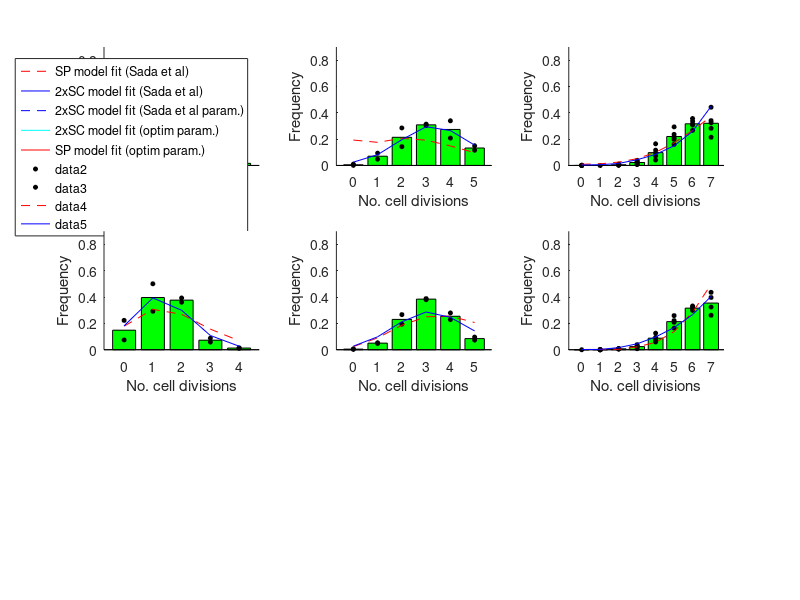

Reproduce this figure in MATLAB. (Note: this script raises an error after producing the figure.)
%% SCRIPT USED FOR tcc PARAMETER INFERENCE AND FOR SP MODEL GOODNESS-OF-FIT ON DISTRIBUTIONS OF CELL DIVISIONS FROM SADA ET AL (2016):
% The average division rate is calculated and an Approximated Bayesian
% Computation (ABC) algorithm can be run to infer the distribution of
% individual progenitor tcc that best suits the experimental H2BGFP-
% deconvoluted histograms of the No. of division rounds shown for basal
% and suprabasal spinous-layer cells by Sada et al (2016).

%% SELECTION OF GENERAL SETTINGS:
runABC = 0; % ( 1=runs ABC algorithm to compute likeliest SP cell-cycle period distributions and differentiated-cell waiting times for stratification matching cell division profiles across compartments | 0=skips ABC calculations and loads already preset optimal cell-cycle period distributions and waiting times referred to in the text )
set_TolThres = 1; % ( 1=Run a test to set an adequate ABC tolerance threshold for a given acceptance rate | 0=Use preset adequate tolerance threshold levels )
solver_2xSC_CellProlif = 'ODE'; % ('ODE'=No. of division rounds for 2xSC model solved through numerical integration (ODEs) | 'MonteCarlo'=estimates based on Monte-Carlo simulations starting from basal proliferative cells (adequate after the 3-days time point))

%% LOAD H2BGFP-DECONVOLUTED DATA ON FREQUENCIES OF BASAL AND SPINOUS CELL DIVISION NUMBER AT DIFFERENT TIMES FROM Sada et al (2016):
load ./Datasets/H2BGFPdil_Back_Sada2016_dataset.mat

%% PLOT REPORTED HISTOGRAMS OF No. OF CELL DIVISION ROUNDS:
figure(1)
% preset parameters (as in the original paper):
xtickpos{1,1} = 1:5; xtickpos{1,2} = 1:6; xtickpos{1,3} = 1:8;
xlabelType{1,1} = {'0','1','2','3','4'}; xlabelType{1,2} = {'0','1','2','3','4','5'}; xlabelType{1,3} = {'0','1','2','3','4','5','6','7'};
FreqDiv_BL_mean = {}; FreqDiv_SL_mean = {};
rtime = ntime;

% sketch colors (just for legend-display purposes):
ColPalette = 'rbbcr'; StylePalette = {'--','-','--','-','-'};
subplot(3,3,1); hold on; for palb = 1:5; plot([0 0],[0 0],'Color',ColPalette(palb),'LineStyle',StylePalette{1,palb}); end
legend('SP model fit (Sada et al)','2xSC model fit (Sada et al)','2xSC model fit (Sada et al param.)','2xSC model fit (optim param.)','SP model fit (optim param.)')

for aja = 1:length(ntime) %different time points
    
    % BL
    subplot(3,3,3+aja)
    hold on
    FreqDiv_BL_all = [];
    for aje = 1:nmice_BL(aja)
        FreqDiv_BL_all(xtickpos{1,aja},aje) = FreqDiv_BL{aje,aja};
    end
    FreqDiv_BL_mean{1,aja} = mean(FreqDiv_BL_all,2);
    bar(FreqDiv_BL_mean{1,aja},'FaceColor','g'); ylim([0 0.9])
    for aje = 1:nmice_BL(aja)
        plot(xtickpos{1,aja},FreqDiv_BL{aje,aja},'ko','MarkerFaceColor','k','MarkerSize',3)
    end
    xlim([xtickpos{1,aja}(1)-0.7 xtickpos{1,aja}(end)+0.7]); set(gca,'XTick',xtickpos{1,aja}); set(gca,'XTickLabel',xlabelType{1,aja});
    xlabel('No. cell divisions'); ylabel('Frequency')
    
    % SL
    subplot(3,3,aja)
    hold on
    FreqDiv_SL_all = [];
    for aje = 1:nmice_SL(aja)
        FreqDiv_SL_all(xtickpos{1,aja},aje) = FreqDiv_SL{aje,aja};
    end
    FreqDiv_SL_mean{1,aja} = mean(FreqDiv_SL_all,2);
    bar(FreqDiv_SL_mean{1,aja},'FaceColor','g'); ylim([0 0.9])
    for aje = 1:nmice_SL(aja)
        plot(xtickpos{1,aja},FreqDiv_SL{aje,aja},'ko','MarkerFaceColor','k','MarkerSize',3)
    end
    xlim([xtickpos{1,aja}(1)-0.7 xtickpos{1,aja}(end)+0.7]); set(gca,'XTick',xtickpos{1,aja}); set(gca,'XTickLabel',xlabelType{1,aja});
    xlabel('No. cell divisions'); ylabel('Frequency')
    
end

%% PLOT SADA ET AL (2016) SP MODEL AND 2xSC MODEL FITS AS DISPLAYED IN THE ORIGINAL PUBLICATION:
for aja = 1:length(ntime) % different time points
    
    % BL
    subplot(3,3,3+aja)
    hold on
    plot(FreqDiv_BL_SPmodel{1,aja},'r','LineStyle','--'); % original SP
    plot(FreqDiv_BL_2xSCmodel{1,aja},'b'); % original 2xSC
    
    % SL
    subplot(3,3,aja)
    hold on
    plot(FreqDiv_SL_SPmodel{1,aja},'r','LineStyle','--'); % original SP
    plot(FreqDiv_SL_2xSCmodel{1,aja},'b'); % original 2xSC

end

%% PLOT ACTUAL 2xSC MODEL FIT CORRESPONDING TO THE PARAMETERS GIVEN IN SADA ET AL (2016):

% load 2xSC model parameters (semi-coupled version):
[ParamVal] = SelectModelParamVal('Original/Ad-hoc',5);

if strcmpi('MonteCarlo',solver_2xSC_CellProlif) % Solver based on Monte-Carlo simulations: (approximate; adequate for long-term)
    
    % run simulations of basal cell proliferation according to model parameters:
    indiv = 100000; % number of basal cells to simulate (allow aprox. ~2min calculation per model run)
    [nx_basal,nx_total,ntime,X,Tini,Tend,AllNoDiv] = MonteCarloSimulator_2xSC_TotalCloneDynamics_CellProlif(rtime,ParamVal.labelS1frac,ParamVal.lambdaS1,ParamVal.lambdaS2,ParamVal.uS1,ParamVal.gammaS1,ParamVal.gammaS2,ParamVal.mu,indiv,ParamVal.tlagDivS1,ParamVal.GamShapeDivS1,ParamVal.tlagStrS1,ParamVal.GamShapeStrS1,ParamVal.tlagDivS2,ParamVal.GamShapeDivS2,ParamVal.tlagStrS2,ParamVal.GamShapeStrS2,ParamVal.tlagShed,ParamVal.GamShapeShed);

    % retrieve No. of division rounds in basal and suprabasal cells:
    NoDiv_BL = {}; NoDiv_SL = {};
    for aja = 1:length(ntime)
        NoDiv_BL_mytime = []; NoDiv_SL_mytime = [];
        for lep = 1:size(X,2)
            try
                myTargetCells_BL = find( (Tini{1,lep} <= rtime(1,aja)) & (rtime(1,aja) < Tend{1,lep}) & X{1,lep}(:,3)==0 ); % basal cells
                myTargetCells_SL = find( (Tini{1,lep} <= rtime(1,aja)) & (rtime(1,aja) < Tend{1,lep}) & X{1,lep}(:,3)==1 ); % suprabasal (spinous) cells
                mySubsetDiv_BL = AllNoDiv{1,lep}(myTargetCells_BL,1);
                mySubsetDiv_SL = AllNoDiv{1,lep}(myTargetCells_SL,1);
                NoDiv_BL_mytime = [NoDiv_BL_mytime; mySubsetDiv_BL];
                NoDiv_SL_mytime = [NoDiv_SL_mytime; mySubsetDiv_SL];
            end
        end
        NoDiv_BL{1,aja} = NoDiv_BL_mytime;
        NoDiv_SL{1,aja} = NoDiv_SL_mytime;
    end

    % plot frequency in the No. of division rounds:
    for buc = 1:length(rtime) % different time points

        % BL
        subplot(3,3,3+buc)
        hold on
        % actual division values are translated into freqs (FreqDiv_2xSCmodel) to be compared against experimental freqs (FreqDiv_experim)
        myspan = [xtickpos{1,buc}-1 xtickpos{1,buc}(end)];
        [counts,centres] = hist(NoDiv_BL{1,buc},myspan);
        FreqDiv_BL_2xSCmodel_v2{1,buc} = counts(1:end-1) ./ sum(counts(1:end-1));
        plot(FreqDiv_BL_2xSCmodel_v2{1,buc},'b','LineStyle','--');

        % SL
        subplot(3,3,buc)
        hold on
        % actual division values are translated into freqs (FreqDiv_2xSCmodel) to be compared against experimental freqs (FreqDiv_experim)
        myspan = [xtickpos{1,buc}-1 xtickpos{1,buc}(end)];
        [counts,centres] = hist(NoDiv_SL{1,buc},myspan);
        FreqDiv_SL_2xSCmodel_v2{1,buc} = counts(1:end-1) ./ sum(counts(1:end-1));
        plot(FreqDiv_SL_2xSCmodel_v2{1,buc},'b','LineStyle','--');

    end
    
elseif strcmpi('ODE',solver_2xSC_CellProlif) % Solver based on numerical integration of ODEs: (exact)
    
    % set initial population fractions (No. of divisions) in homeostasis:
    x0_div = zeros(45,1);
    x0_div(1) = 1; %densS1a_div0(t0) = 1 (arbitrary)
    x0_div(10) = x0_div(1); %densS1b_div0(t0) (ratio given at homeostasis)
    x0_div(19) = (1-ParamVal.labelS1frac)/ParamVal.labelS1frac * (x0_div(1)+x0_div(10)); %densS2_div0(t0) (ratio given at homeostasis)
    x0_div(28) = (2*ParamVal.lambdaS1*x0_div(10) + 0.5*ParamVal.gammaS2*x0_div(19)) / (2*ParamVal.mu); %densSLa_div0(t0) (ratio given at homeostasis)
    x0_div(37) = x0_div(28); %densSLb_div0(t0) (ratio given at homeostasis)

    % numerical integration (ODEs) to get No. of division rounds in basal and suprabasal cells:
    myTimeSpan = [0:0.01:6]; %weeks
    ode=@(t,x) ODEs_2xSC_CellProlif_GAMtcc(t,x,ParamVal.lambdaS1,ParamVal.lambdaS2,ParamVal.gammaS2,ParamVal.mu);
    [t,NoDiv]=ode45(ode,myTimeSpan,x0_div);
    
    % plot frequency in the No. of division rounds:
    for buc = 1:length(rtime) % different time points
        
        loc2plot = find(myTimeSpan>rtime(buc),1);

        % BL ( S1a basal + S1b basal + S2 basal )
        subplot(3,3,3+buc)
        hold on
        plot( (NoDiv(loc2plot,xtickpos{1,buc})+NoDiv(loc2plot,xtickpos{1,buc}+9)+NoDiv(loc2plot,xtickpos{1,buc}+18)) ./ sum(NoDiv(loc2plot,xtickpos{1,buc})+NoDiv(loc2plot,xtickpos{1,buc}+9)+NoDiv(loc2plot,xtickpos{1,buc}+18)), 'b', 'LineStyle','--')

        % SL ( SLa spinous + SLb spinous )
        subplot(3,3,buc)
        hold on
        plot( (NoDiv(loc2plot,xtickpos{1,buc}+27)+NoDiv(loc2plot,xtickpos{1,buc}+36)) ./ sum(NoDiv(loc2plot,xtickpos{1,buc}+27)+NoDiv(loc2plot,xtickpos{1,buc}+36)), 'b', 'LineStyle','--')

    end

end

%% PLOT 2xSC MODEL FIT CORRESPONDING TO THE PARAMETERS GIVEN IN SADA ET AL (2016) BUT WITH lambdaS2 TWICE AS LARGE:
% (these parameter conditions should reproduce the 2xSC model fits shown by Sada et al in their original publication)

% load 2xSC model parameters (semi-coupled version):
[ParamVal] = SelectModelParamVal('Original/Ad-hoc',6);

if strcmpi('MonteCarlo',solver_2xSC_CellProlif) % Solver based on Monte-Carlo simulations: (approximate; adequate for long-term)

    % run simulations of basal cell proliferation according to that model:
    indiv = 100000; % number of basal cells to simulate (allow aprox. ~2min calculation per model run)
    [nx_basal,nx_total,ntime,X,Tini,Tend,AllNoDiv] = MonteCarloSimulator_2xSC_TotalCloneDynamics_CellProlif(rtime,ParamVal.labelS1frac,ParamVal.lambdaS1,ParamVal.lambdaS2,ParamVal.uS1,ParamVal.gammaS1,ParamVal.gammaS2,ParamVal.mu,indiv,ParamVal.tlagDivS1,ParamVal.GamShapeDivS1,ParamVal.tlagStrS1,ParamVal.GamShapeStrS1,ParamVal.tlagDivS2,ParamVal.GamShapeDivS2,ParamVal.tlagStrS2,ParamVal.GamShapeStrS2,ParamVal.tlagShed,ParamVal.GamShapeShed);

    % retrieve No. of division rounds in basal and suprabasal cells:
    NoDiv_BL = {}; NoDiv_SL = {};
    for aja = 1:length(ntime)
        NoDiv_BL_mytime = []; NoDiv_SL_mytime = [];
        for lep = 1:size(X,2)
            try
                myTargetCells_BL = find( (Tini{1,lep} <= rtime(1,aja)) & (rtime(1,aja) < Tend{1,lep}) & X{1,lep}(:,3)==0 ); % basal cells
                myTargetCells_SL = find( (Tini{1,lep} <= rtime(1,aja)) & (rtime(1,aja) < Tend{1,lep}) & X{1,lep}(:,3)==1 ); % suprabasal (spinous) cells
                mySubsetDiv_BL = AllNoDiv{1,lep}(myTargetCells_BL,1);
                mySubsetDiv_SL = AllNoDiv{1,lep}(myTargetCells_SL,1);
                NoDiv_BL_mytime = [NoDiv_BL_mytime; mySubsetDiv_BL];
                NoDiv_SL_mytime = [NoDiv_SL_mytime; mySubsetDiv_SL];
            end
        end
        NoDiv_BL{1,aja} = NoDiv_BL_mytime;
        NoDiv_SL{1,aja} = NoDiv_SL_mytime;
    end

    % plot frequency in the No. of division rounds:
    for buc = 1:length(rtime) % different time points

        % BL
        subplot(3,3,3+buc)
        hold on
        % actual division values are translated into freqs (FreqDiv_2xSCmodel) to be compared against experimental freqs (FreqDiv_experim)
        myspan = [xtickpos{1,buc}-1 xtickpos{1,buc}(end)];
        [counts,centres] = hist(NoDiv_BL{1,buc},myspan);
        FreqDiv_BL_2xSCmodel_v3{1,buc} = counts(1:end-1) ./ sum(counts(1:end-1));
        plot(FreqDiv_BL_2xSCmodel_v3{1,buc},'c');

        % SL
        subplot(3,3,buc)
        hold on
        % actual division values are translated into freqs (FreqDiv_2xSCmodel) to be compared against experimental freqs (FreqDiv_experim)
        myspan = [xtickpos{1,buc}-1 xtickpos{1,buc}(end)];
        [counts,centres] = hist(NoDiv_SL{1,buc},myspan);
        FreqDiv_SL_2xSCmodel_v3{1,buc} = counts(1:end-1) ./ sum(counts(1:end-1));
        plot(FreqDiv_SL_2xSCmodel_v3{1,buc},'c');

    end
    
elseif strcmpi('ODE',solver_2xSC_CellProlif) % Solver based on numerical integration of ODEs: (exact)

    % set initial population fractions (No. of divisions) in homeostasis:
    x0_div = zeros(45,1);
    x0_div(1) = 1; %densS1a_div0(t0) = 1 (arbitrary)
    x0_div(10) = x0_div(1); %densS1b_div0(t0) (ratio given at homeostasis)
    x0_div(19) = (1-ParamVal.labelS1frac)/ParamVal.labelS1frac * (x0_div(1)+x0_div(10)); %densS2_div0(t0) (ratio given at homeostasis)
    x0_div(28) = (2*ParamVal.lambdaS1*x0_div(10) + 0.5*ParamVal.gammaS2*x0_div(19)) / (2*ParamVal.mu); %densSLa_div0(t0) (ratio given at homeostasis)
    x0_div(37) = x0_div(28); %densSLb_div0(t0) (ratio given at homeostasis)

    % numerical integration (ODEs) to get No. of division rounds in basal and suprabasal cells:
    myTimeSpan = [0:0.01:6]; %weeks
    ode=@(t,x) ODEs_2xSC_CellProlif_GAMtcc(t,x,ParamVal.lambdaS1,ParamVal.lambdaS2,ParamVal.gammaS2,ParamVal.mu);
    [t,NoDiv]=ode45(ode,myTimeSpan,x0_div);
    
    % plot frequency in the No. of division rounds:
    for buc = 1:length(rtime) % different time points
        
        loc2plot = find(myTimeSpan>rtime(buc),1);

        % BL ( S1a basal + S1b basal + S2 basal )
        subplot(3,3,3+buc)
        hold on
        plot( (NoDiv(loc2plot,xtickpos{1,buc})+NoDiv(loc2plot,xtickpos{1,buc}+9)+NoDiv(loc2plot,xtickpos{1,buc}+18)) ./ sum(NoDiv(loc2plot,xtickpos{1,buc})+NoDiv(loc2plot,xtickpos{1,buc}+9)+NoDiv(loc2plot,xtickpos{1,buc}+18)), 'c')

        % SL ( SLa spinous + SLb spinous )
        subplot(3,3,buc)
        hold on
        plot( (NoDiv(loc2plot,xtickpos{1,buc}+27)+NoDiv(loc2plot,xtickpos{1,buc}+36)) ./ sum(NoDiv(loc2plot,xtickpos{1,buc}+27)+NoDiv(loc2plot,xtickpos{1,buc}+36)), 'c')

    end

end

%% ESTIMATE AVERAGE DIVISION RATE (exclusively from BL data)
% Retrieve average number of divisions over time:
avg_No_div = [];
for aja = 1:length(ntime)
    avg_No_div(1,aja) = sum( FreqDiv_BL_mean{1,aja}.* (xtickpos{1,aja}-1)' ) ./ sum(FreqDiv_BL_mean{1,aja});
end
% Linear fit on the average number of divisions over time (fit restricted to t=3 & t=7, as at 21d the histograms are cut up to 7 divisions)
myfun = fittype('p1*x + p2','dependent',{'y'},'independent',{'x'},'coefficients',{'p1', 'p2'});
[LineFit_all,LineFit_all_stat] = fit(ntime(1:2)',avg_No_div(1:2)',myfun,'Startpoint',[0 0],'Lower',[-Inf 0],'Upper',[Inf 0]);
Lambda_avg = abs(LineFit_all.p1);
disp(sprintf('Avg. Division rate: lambda = %.2f/week',Lambda_avg));

% Plot best fit for the average division rate:
figure()
hold on
plot(ntime', avg_No_div', 'ks') % average No. of division rounds
plot([0:3], LineFit_all.p1.*[0:3] + LineFit_all.p2 ,'-r') % best fit (average division rate)
xlim([-0.15 3.15]); ylim([0 7.5]);
ylabel('<No. division rounds>'); xlabel('Time (weeks)')

%% ANALYSE SP MODEL GOODNESS-OF-FIT & CELL-CYCLE PERIOD DISTRIBUTION:

%% RUN ABC REJECTION METHOD to deduce progenitor cell-cycle period distributions compatible with the pattern of cell divisions in basal layer:
if runABC == 1
    % Initialization parameters:
    N = 10; % No. of acceptable posterior estimates (let ~2h calculation for N=100)
    lambda = Lambda_avg; % Range of possible values for the division rate (fixed)
    tlag_range = [0:0.2:2]./7; % Range of possible values for the refractory period (minimum cell-cycle period, in weeks)
    GamShape_range = 2.^[0:0.25:2]; % Range of possible values for the 'Shape' parameter of the gamma-distributed cell-cycle period
    TolThresPreset = [0.0539]; % Tolerance threshold for parameter acceptance/rejection. Preset values are those for ~5% acceptance rate.
    if set_TolThres == 0 % uses predefined optimal tolerance threshold value
        TolThres = TolThresPreset; % Tolerance threshold selection
    else % calculates an adequate tolerance threshold value for 5% acceptance rate
        trialN = 100; % number of trials (random tcc parameter combinations)
        pdist_all = ABCrejection_set_TolThres_acceptRate_BasalCellProlif(rtime,FreqDiv_BL_mean,trialN,lambda,tlag_range,GamShape_range,xtickpos);
        TolThres = quantile(pdist_all,0.05); % sets 5% acceptance rate
    end

    % Run algorithm:
    [OK_lambda,OK_tlag,OK_GamShape] = ABCrejection_tccDist_inference_BasalCellProlif(rtime,FreqDiv_BL_mean,N,TolThres,lambda,tlag_range,GamShape_range,xtickpos);

end

%% SELECT AN OPTIMAL SP-MODEL CELL-CYCLE PERIOD DISTRIBUTION:
if runABC == 1
    % select one of the accepted SP-model cell-cycle period distributions (random choice):
    rndElement = find(mnrnd(1,1/length(OK_tlag)*ones(1,length(OK_tlag)))==1);
    mytlag = OK_tlag(rndElement);
    myGam = OK_GamShape(rndElement);
else % select a pre-specified optimal SP-model cell-cycle period distribution:
    [ParamVal] = SelectModelParamVal('ABC_inference',6); % retrieve optimal tcc parameter values
    Lambda_avg = ParamVal.lambda; mytlag = ParamVal.tlag; myGam = ParamVal.GamShape;
end

%% PLOT OPTIMAL SP-MODEL GAM-tcc FITS ON EXPERIMENTAL H2BGFP-DECONVOLUTED HISTOGRAMS OF No. OF CELL DIVISION ROUNDS in BASAL LAYER:
% Initialization parameters:
M = 10000; % No. of simulated individual basal cells per trial
lambda = Lambda_avg;
tlag = mytlag; % optimal GAM tcc refractory period
GamShape = myGam; % optimal GAM tcc Gamma-shape parameter

% Simulation of SP-model time course in the No. of division rounds:
[NoDiv_BL] = MonteCarloSimulator_SP_BasalCellProlif(rtime,lambda,M,tlag,GamShape);

% actual division values are translated into freqs (FreqDiv_SPmodel) to be compared against experimental freqs (FreqDiv_experim)
for buc = 1:length(rtime)
    myspan = [xtickpos{1,buc}-1 xtickpos{1,buc}(end)];
    [counts,centres] = hist(NoDiv_BL(buc,:),myspan);
    FreqDiv_SPmodel{1,buc} = counts(1:end-1) ./ sum(counts(1:end-1));
end

% Plot SP-model fits on H2BGFP-deconvoluted histograms of No. of rounds of cell division:
figure(1)
for buc = 1:length(rtime)
    subplot(3,3,3+buc)
    hold on
    plot(FreqDiv_SPmodel{1,buc},'-r');
end

%% RUN ABC REJECTION METHOD to deduce stratification/shedding waiting time period distributions compatible with the pattern of cell divisions in spinous (suprabasal) layer:
if runABC == 1
    % Initialization parameters:
    N = 10; % No. of acceptable posterior estimates (let ~2h calculation for N=10)
    lambda = Lambda_avg; % optimal average division rate, as obtained above (fixed)
    tlagDiv = mytlag; % optimal GAM tcc refractory period, as obtained above (fixed)
    GamShapeDiv = myGam; % optimal GAM tcc Gamma-shape parameter, as obtained above (fixed)
    mu_range = [2.^[0:1:5]].*Lambda_avg; % Range of possible values for the average shedding rate (/week)
    tlagShed_range = [0:0.3:0.6]; % Range of possible values for the waiting time (minimum period, in weeks) before stratification/shedding, relative to avg. stratification/shedding time (1/mu)
    GamShapeShed_range = 2.^[0:0.5:2]; % Range of possible values for the 'Shape' parameter of the gamma-distributed stratification/shedding waiting time
    TolThresPreset = [0.0557]; % Tolerance threshold for parameter acceptance/rejection. Preset values are those for ~5% acceptance rate.
    if set_TolThres == 0 % uses predefined optimal tolerance threshold value
        TolThres = TolThresPreset; % Tolerance threshold selection
    else % calculates an adequate tolerance threshold value for 5% acceptance rate
        trialN = 100; % number of trials (random waiting-time parameter combinations)
        pdist_all = ABCrejection_set_TolThres_acceptRate_SuprabasalCellDiv(rtime,FreqDiv_SL_mean,trialN,lambda,tlagDiv,GamShapeDiv,mu_range,tlagShed_range,GamShapeShed_range,xtickpos);
        TolThres = quantile(pdist_all,0.05); % sets 5% acceptance rate
    end

    % Run algorithm:
    [OK_mu,OK_tlagShed,OK_GamShapeShed] = ABCrejection_tccDist_inference_SuprabasalCellDiv(rtime,FreqDiv_SL_mean,N,TolThres,lambda,tlagDiv,GamShapeDiv,mu_range,tlagShed_range,GamShapeShed_range,xtickpos);

end

%% SELECT AN OPTIMAL SP-MODEL STRATIFICATION/SHEDDING TIME PERIOD DISTRIBUTION:
if runABC == 1
    % select one of the accepted SP-model waiting time period distributions (random choice):
    rndElement = find(mnrnd(1,1/length(OK_mu)*ones(1,length(OK_mu)))==1);
    mymu = OK_mu(rndElement);
    mytlagShed = OK_tlagShed(rndElement);
    myGamShapeShed = OK_GamShapeShed(rndElement);
else % select a pre-specified optimal SP-model waiting time period distribution:
    [ParamVal] = SelectModelParamVal('ABC_inference',6); % retrieve optimal waiting time parameter values
    mymu = ParamVal.mu; mytlagShed = ParamVal.tlagShed; myGamShapeShed = ParamVal.GamShapeShed;
end

%% PLOT OPTIMAL SP-MODEL GAM-SHEDDING-WAITING-TIME FITS ON EXPERIMENTAL H2BGFP-DECONVOLUTED HISTOGRAMS OF No. OF CELL DIVISION ROUNDS in SPINOUS LAYER:
% Initialization parameters:
M = 1000; % No. of simulated individual spinous cells per trial
lambda = Lambda_avg;
tlagDiv = mytlag; % optimal GAM tcc refractory period
GamShapeDiv = myGam; % optimal GAM tcc Gamma-shape parameter
mu = mymu; % optimal average shedding rate
tlagShed = mytlagShed; % optimal refractory period before shedding
GamShapeShed = myGamShapeShed; % optimal Gamma-shape parameter of shedding waiting time 
rho = mu / (lambda + mu); % homeostatic requirement

% Simulation of SP-model time course in the No. of division rounds in spinous (suprabasal) compartment:
[NoDiv_SL] = MonteCarloSimulator_SP_SuprabasalCellDiv(rtime,M,rho,lambda,tlagDiv,GamShapeDiv,mu,tlagShed,GamShapeShed);

% actual division values are translated into freqs (FreqDiv_SPmodel) to be compared against experimental freqs (FreqDiv_experim)
for buc = 1:length(rtime)
    myspan = [xtickpos{1,buc}-1 xtickpos{1,buc}(end)];
    [counts,centres] = hist(NoDiv_SL(buc,:),myspan);
    FreqDiv_SPmodel{1,buc} = counts(1:end-1) ./ sum(counts(1:end-1));
end

% Plot SP-model fits on H2BGFP-deconvoluted histograms of No. of rounds of cell division in spinous layer:
figure(1)
for buc = 1:length(rtime)
    subplot(3,3,buc)
    hold on
    plot(FreqDiv_SPmodel{1,buc},'-r');
end
